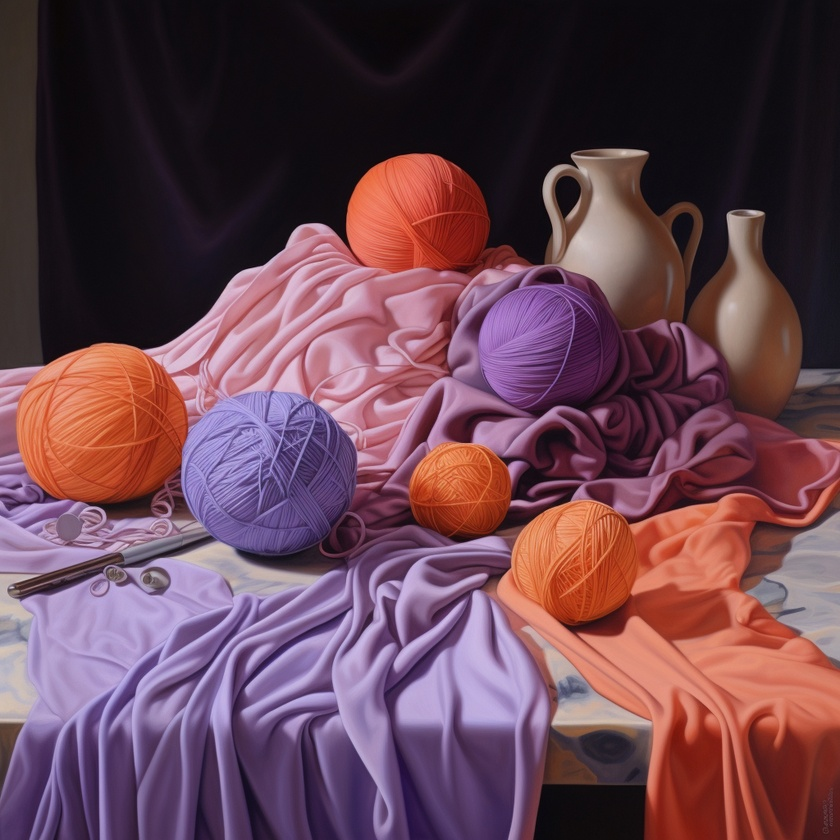
#> input picture laba7.jpg, 840 x 840 px, shrunk from 1024 x 1024 before the run
$ python 2.py
#> lines starting #> are read from the running program, lines starting #| are printed output that depends on the picture
from PIL import Image
image = Image.open("laba7.jpg")
#> image is the input picture: PIL image 840x840 RGB; mean R, G, B 103.3, 67.8, 80.7

res_img2 = image.reduce(3)
res_img2.save('laba.jpg')

a = image.transpose(Image.FLIP_LEFT_RIGHT)
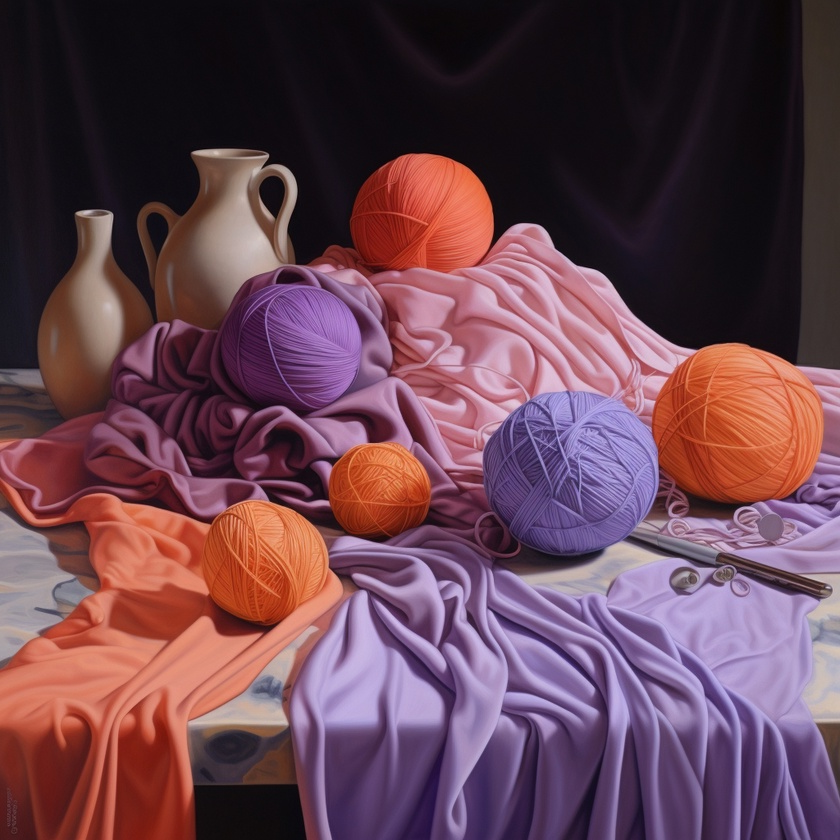
#> a: PIL image 840x840 RGB; mean R, G, B 103.3, 67.8, 80.7
b = image.transpose(Image.FLIP_TOP_BOTTOM)
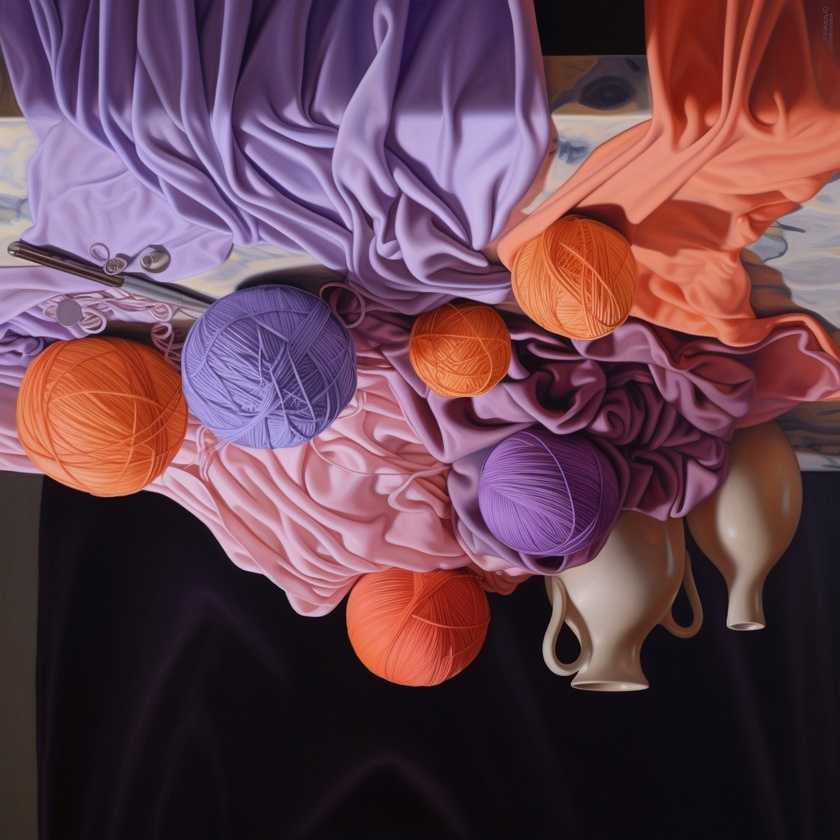
#> b: PIL image 840x840 RGB; mean R, G, B 103.3, 67.8, 80.7
a.save('labaflip.jpg')
b.save('lababotton.jpg')

$ run again, with 1.jpg copied over laba7.jpg
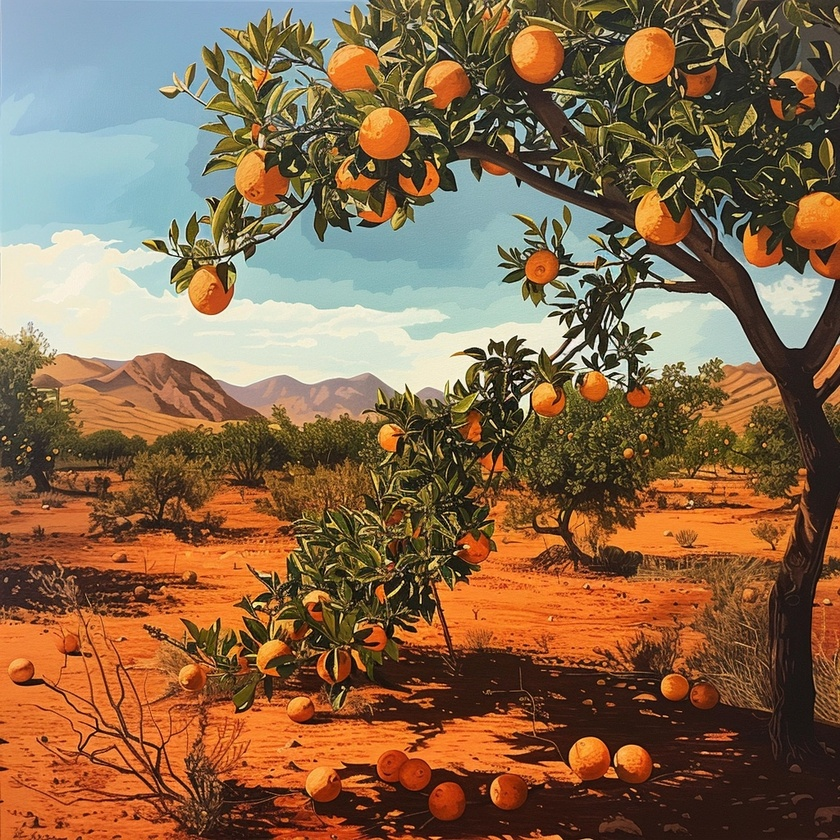
#> input picture 1.jpg, 840 x 840 px, shrunk from 1024 x 1024 before the run
#> image is the input picture: PIL image 840x840 RGB; mean R, G, B 135.3, 103.7, 74.4
#> `a = image.transpose(Image.FLIP_LEFT_RIGHT)`:
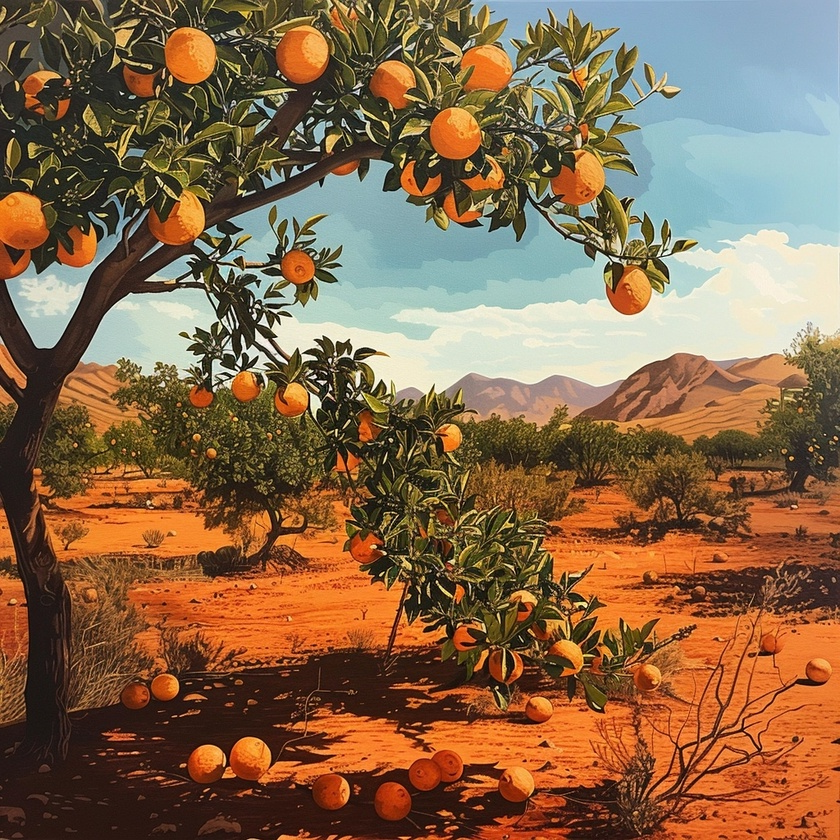
#> a: PIL image 840x840 RGB; mean R, G, B 135.3, 103.7, 74.4
#> `b = image.transpose(Image.FLIP_TOP_BOTTOM)`:
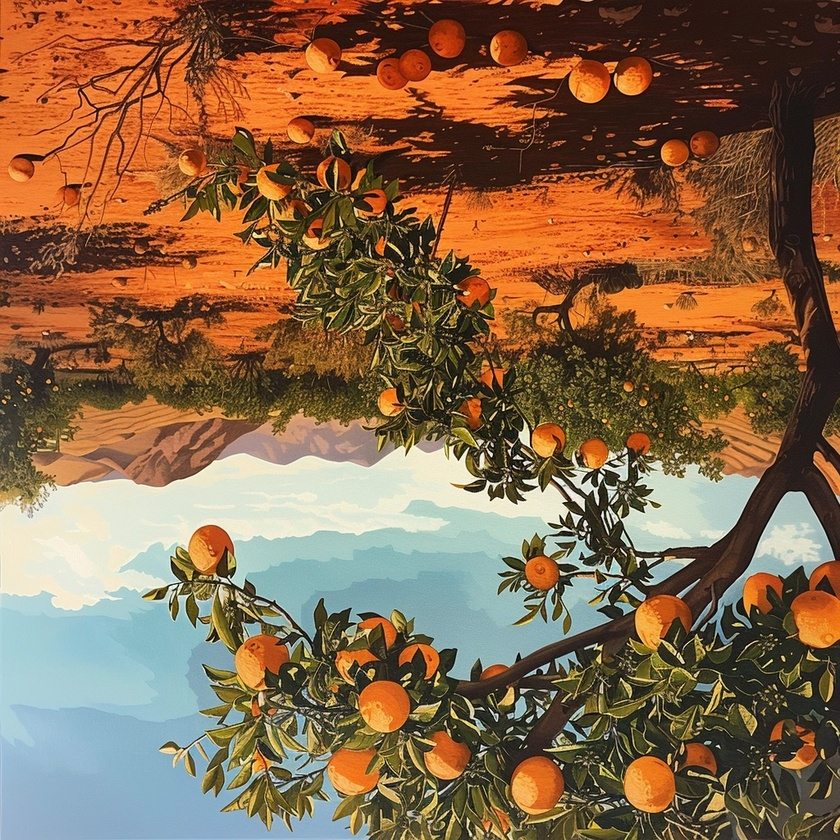
#> b: PIL image 840x840 RGB; mean R, G, B 135.3, 103.7, 74.4

$ run again, with 2.jpg copied over laba7.jpg
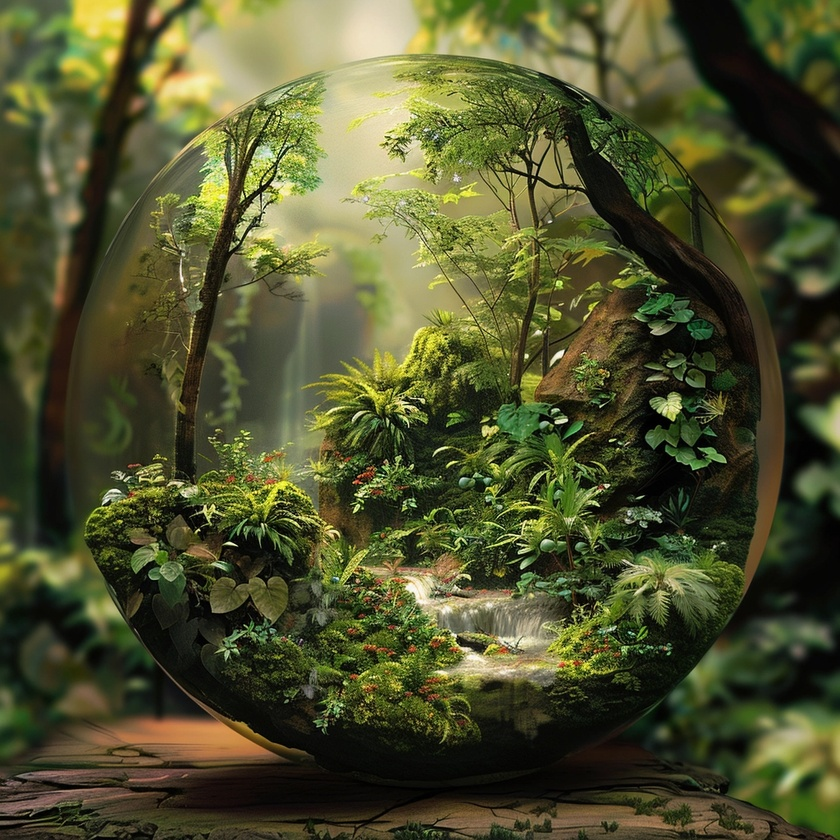
#> input picture 2.jpg, 840 x 840 px, shrunk from 1024 x 1024 before the run
#> image is the input picture: PIL image 840x840 RGB; mean R, G, B 79.8, 82.4, 46
#> `a = image.transpose(Image.FLIP_LEFT_RIGHT)`:
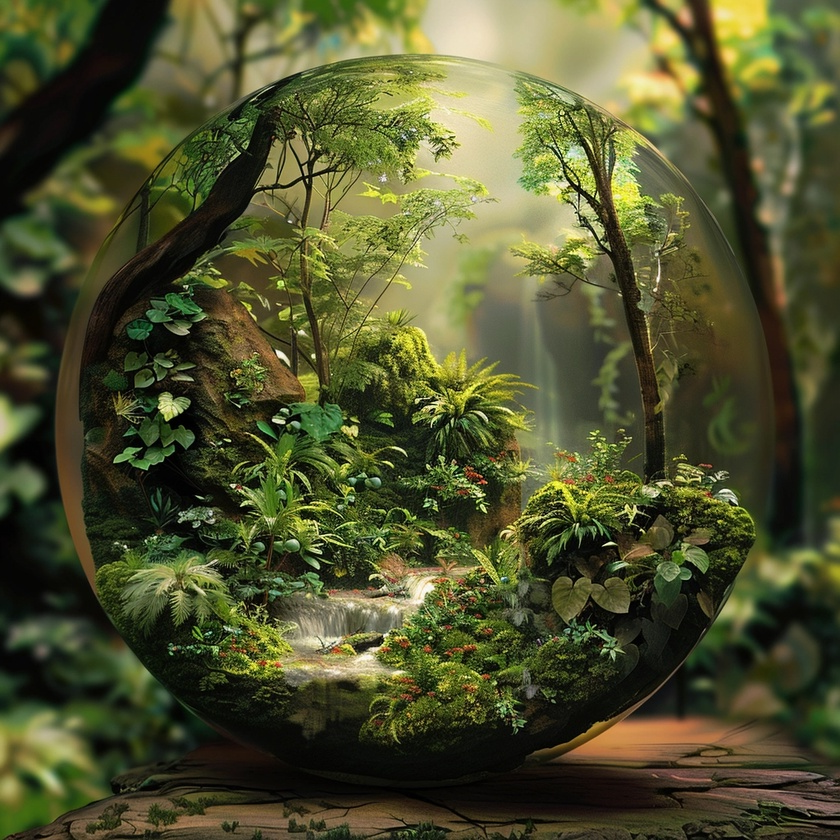
#> a: PIL image 840x840 RGB; mean R, G, B 79.8, 82.4, 46
#> `b = image.transpose(Image.FLIP_TOP_BOTTOM)`:
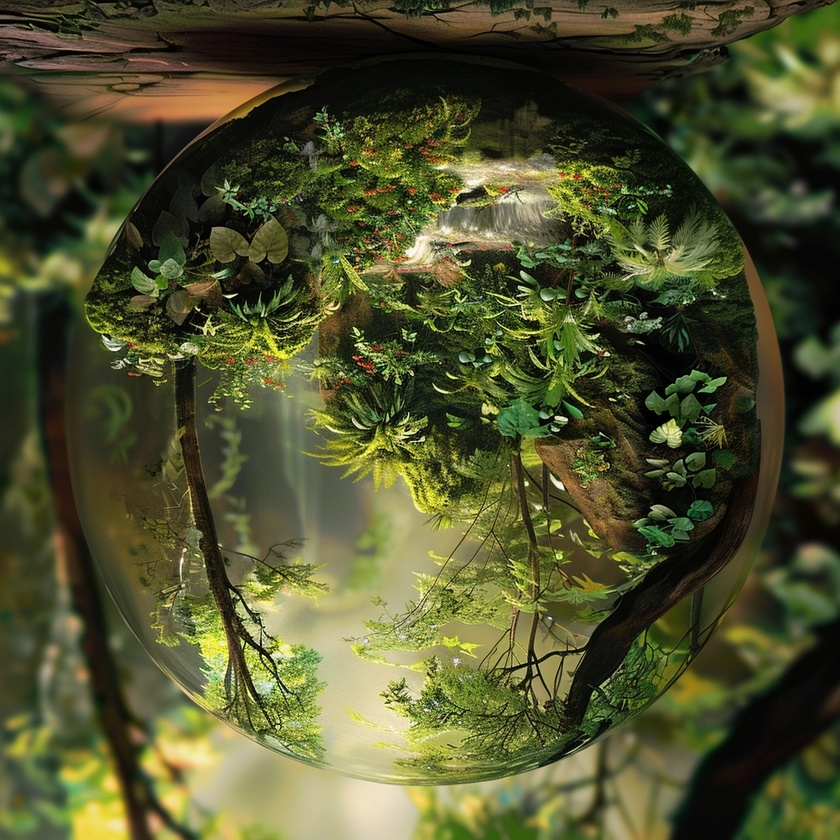
#> b: PIL image 840x840 RGB; mean R, G, B 79.8, 82.4, 46

$ run again, with 3.jpg copied over laba7.jpg
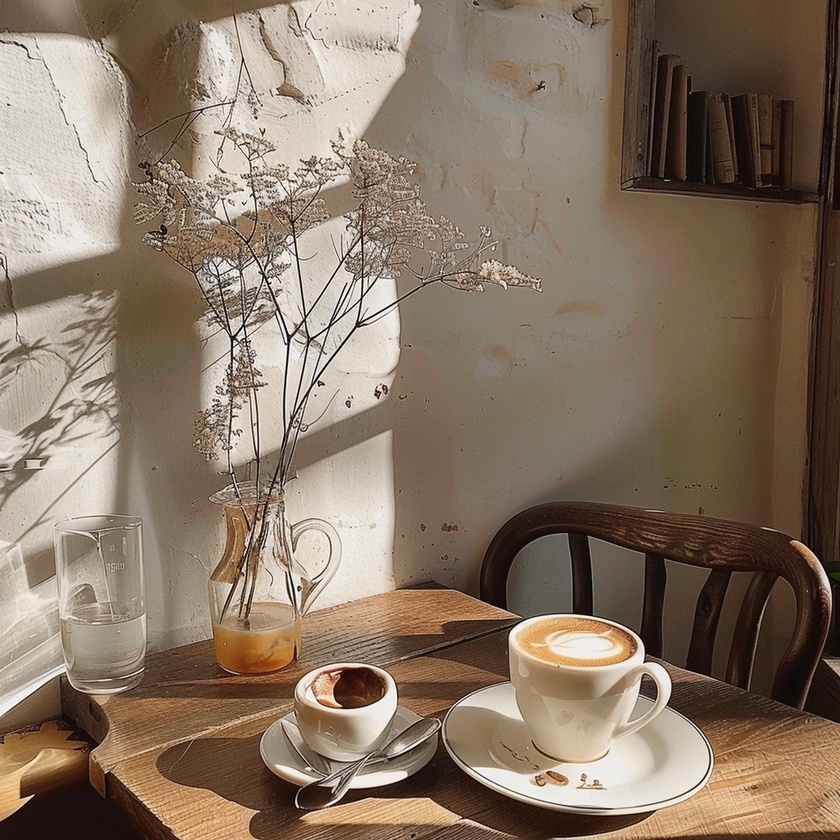
#> input picture 3.jpg, 840 x 840 px, shrunk from 1024 x 1024 before the run
#> image is the input picture: PIL image 840x840 RGB; mean R, G, B 135.7, 117.8, 100.4
#> `a = image.transpose(Image.FLIP_LEFT_RIGHT)`:
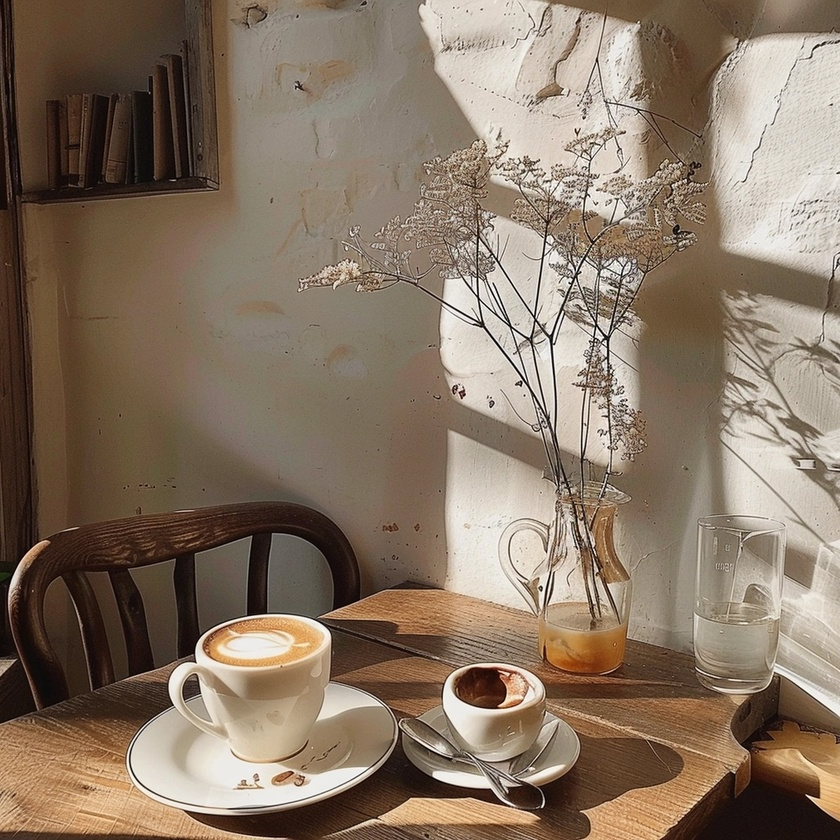
#> a: PIL image 840x840 RGB; mean R, G, B 135.7, 117.8, 100.4
#> `b = image.transpose(Image.FLIP_TOP_BOTTOM)`:
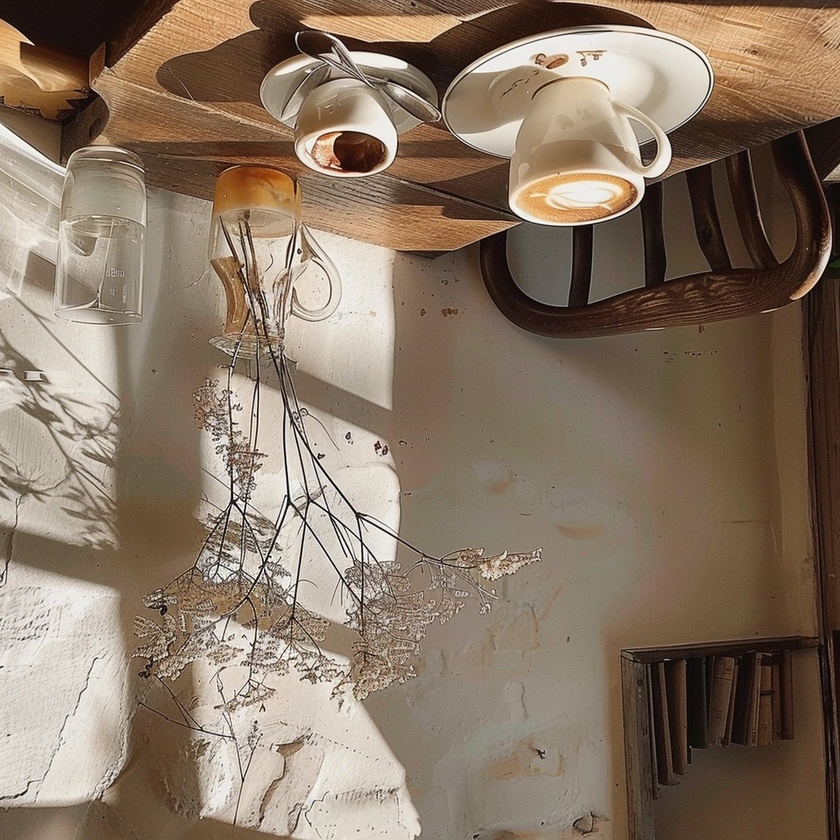
#> b: PIL image 840x840 RGB; mean R, G, B 135.7, 117.8, 100.4
